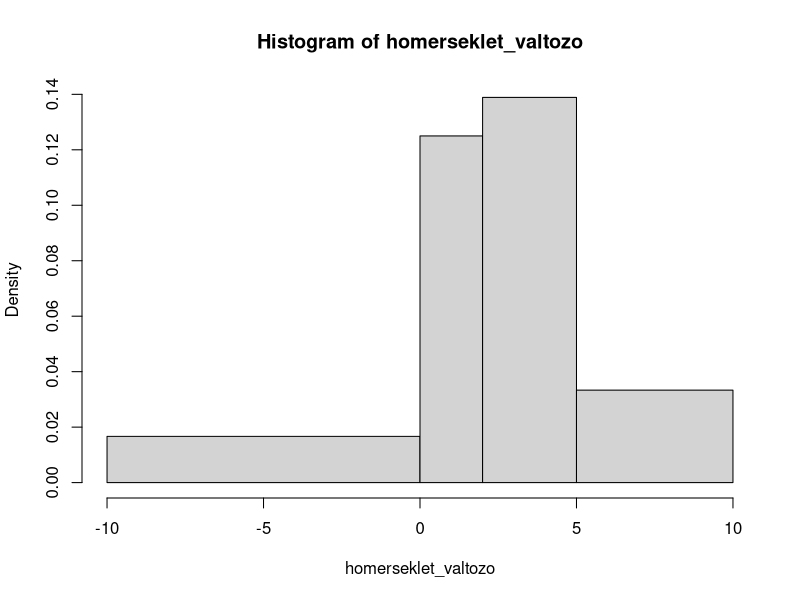
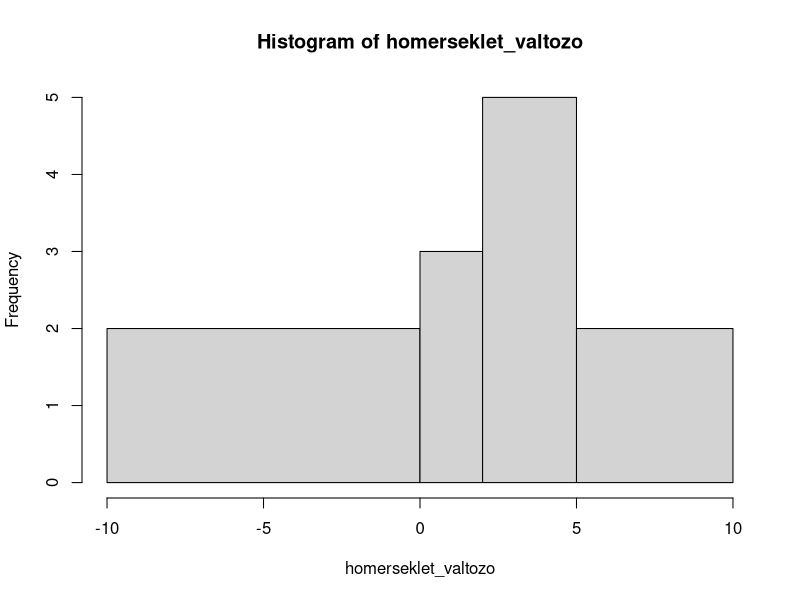
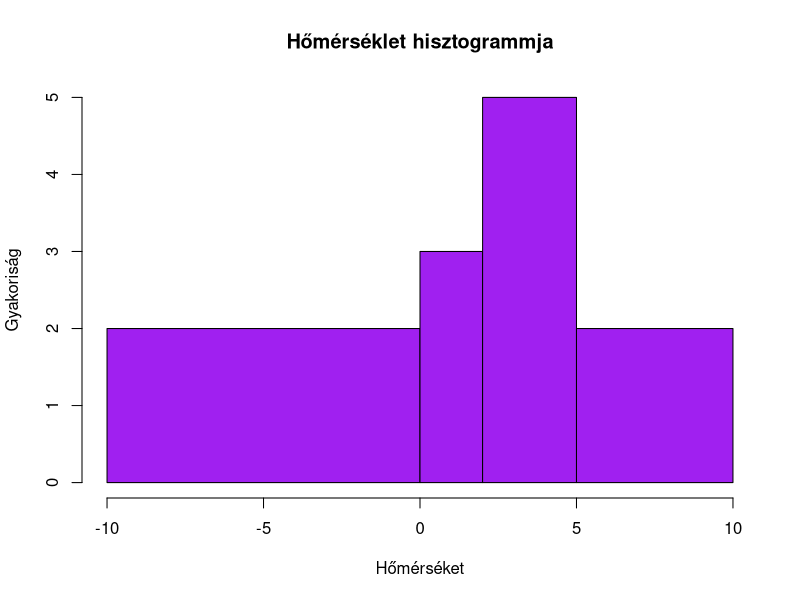
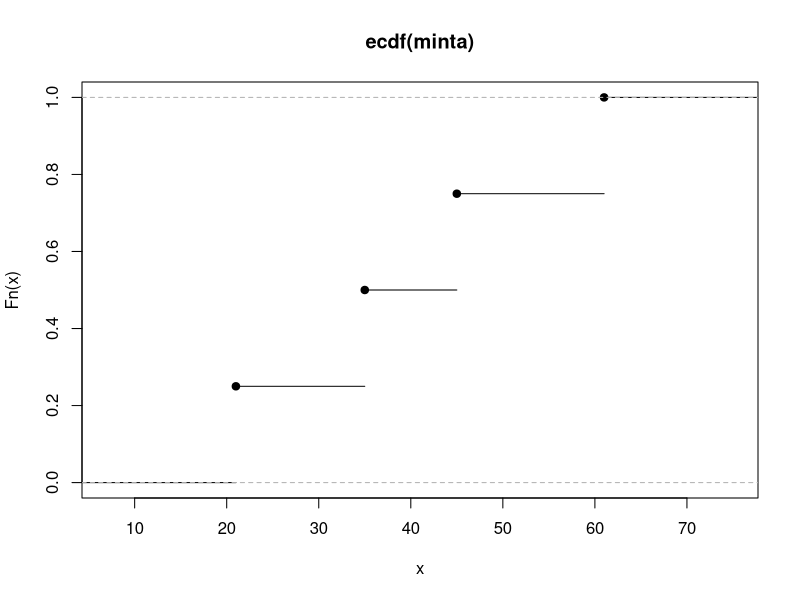
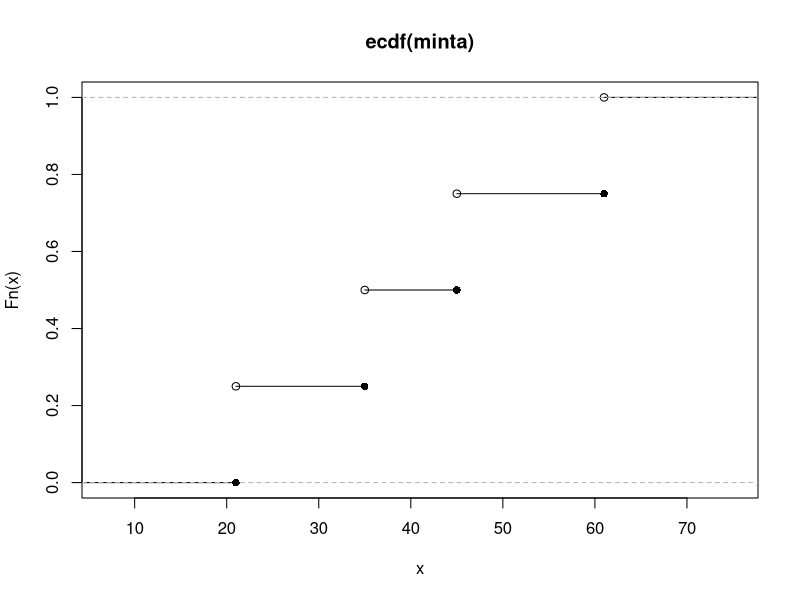

The R script that drew these images, in order:
homerseklet_valtozo<-c(-5, -5,
                       1,1,1,
                       3.5,3.5,3.5,3.5,3.5,
                       7.5,7.5)

homerseklet_valtozo <-rep(c(-5,1,3.5, 7.5), times=c(2,3,5,2))

hist(homerseklet_valtozo, breaks=c(-10,0,2,5,10))

hist(homerseklet_valtozo, breaks=c(-10,0,2,5,10), freq=TRUE)


hist(homerseklet_valtozo, breaks=c(-10,0,2,5,10), freq=TRUE, col='purple', 
     xlab='Hőmérséket', ylab='Gyakoriság', main='Hőmérséklet hisztogrammja')
 
mean(homerseklet_valtozo)

minta<-c(21,35,45,61)
ECDF<-ecdf(minta)
plot(ECDF)
plot(ECDF, pch=NULL)

points(minta, seq(0,length(minta) - 1)*0.25, pch=16)

quantile(minta, 0.33)
